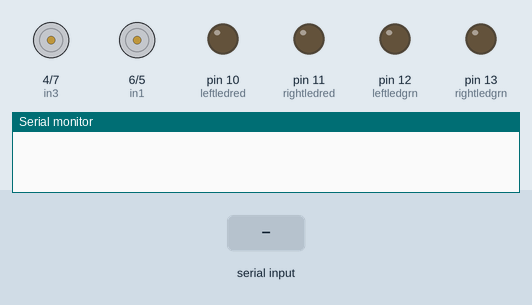
A sketch run on a simulated Arduino Uno, built with avr-gcc and run on an emulated ATmega328P. Shown: motor-driver pin pairs drawn as motors (green arrow = first pin HIGH = forward, orange = second pin HIGH = backward, longer = more drive), output pins drawn as LEDs (lit = HIGH), the last lines printed to the serial monitor. Dashed ring = blinking. The test bench sets the inputs (shaded band).

Above: at 1.2 s.
1.3 s: "4" received over Serial
At 2.35 s:
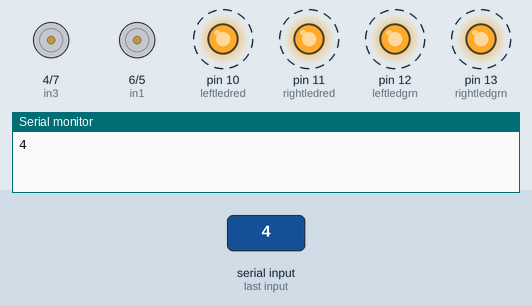
4.3 s: "2" received over Serial
At 6.8 s:
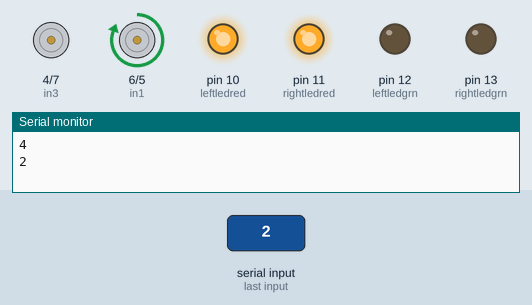
7.1 s: "1" received over Serial
At 8.5 s:
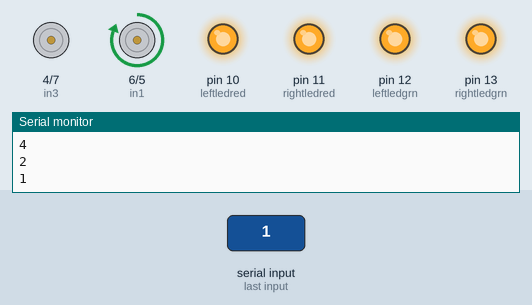
9.1 s: "3" received over Serial
At 9.7 s:
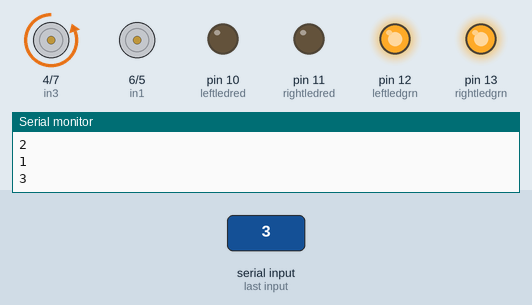
10.6 s: "0" received over Serial
At 11.8 s:
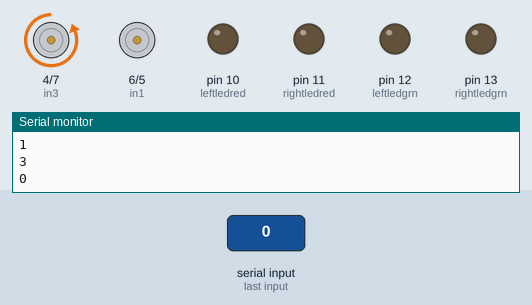
12.1 s: "6" received over Serial
At 13.9 s:
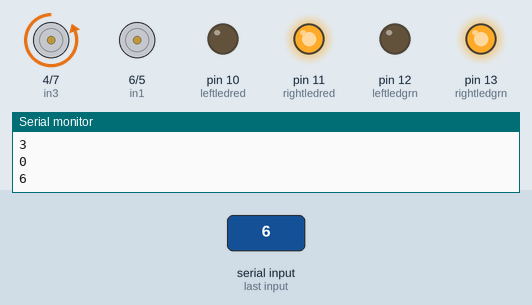
Timing chart, 0 to 15.4 s (numbered marks = the images above; inputs shaded):
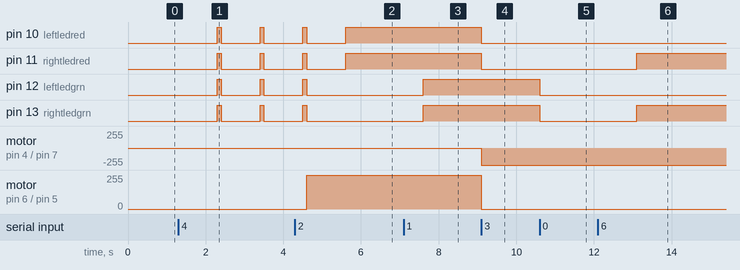

The sketch:

car-home.ino
```cpp
//-------ultrasonic codes-------------
const int triggerpin = 2;//trigger alert pin
const int echopin    = 3;//receive distance from obstacle approaching
long duration,cm;
int limitCm=560;

//----------signal leds--------------xc
const int leftledred  = 10;
const int rightledred = 11;

const int leftledgrn  = 12;
const int rightledgrn = 13;
//-----------------------------------
char data=0;
void setup() {

//------------ultrasonic codes
pinMode(triggerpin,OUTPUT);
pinMode(echopin,INPUT);

//Set pins as outputs
    pinMode(4, OUTPUT);//in3
    pinMode(5, OUTPUT);//in2
    pinMode(6, OUTPUT);//in1
    pinMode(7, OUTPUT);//in4
    pinMode(13,OUTPUT);
    //Motor Control - Motor A: motorPin1,motorpin2 & Motor B: motorpin3,motorpin4
// initialize serial communication at 9600 bits per second:
Serial.begin(9600);

////--------signalling leds--------------
pinMode(leftledred,OUTPUT);
pinMode(rightledred,OUTPUT);
pinMode(leftledgrn,OUTPUT);
pinMode(rightledgrn,OUTPUT);

}
void loop() {
//if some date is sent, reads it and saves in state
if(Serial.available() > 0)
{
  data = Serial.read();

  Serial.println(data);
}

  //-------------------------------------------------------
   if(data == '1')            //Checks whether value of data is equal to 1
   {
      digitalWrite(leftledred, HIGH);  //If value is 1 then LED turns ON
      digitalWrite(rightledred, HIGH);
      digitalWrite(leftledgrn, HIGH);  //If value is 1 then LED turns ON
      digitalWrite(rightledgrn, HIGH);
        digitalWrite(13,HIGH);
   }

   if(data == '0')       //Checks whether value of data is equal to 0
   {
      digitalWrite(leftledred, LOW);
      digitalWrite(rightledred, LOW);
      digitalWrite(leftledgrn, LOW);
      digitalWrite(rightledgrn, LOW);
      digitalWrite(13,LOW);
   }

   if(data =='2')
   {
     //backward
     digitalWrite(8, 180);
     digitalWrite(6, 180);
     digitalWrite(7, 0);
     digitalWrite(9, 0);

     delay(1000);

     digitalWrite(leftledred, HIGH);
     digitalWrite(rightledred, HIGH);
     digitalWrite(leftledgrn, LOW);
     digitalWrite(rightledgrn, LOW);

   }

   if(data =='3')
   {
     //forward
//       digitalWrite(triggerpin,LOW);
//       delayMicroseconds(2);
//       digitalWrite(triggerpin,HIGH);
//       delayMicroseconds(10);
//       digitalWrite(triggerpin,LOW);
//
//       duration=pulseIn(echopin,HIGH);
//       cm     = microSecondsToCentimeters(duration);
//
//       Serial.print(cm);
//       Serial.print("cm");
//       Serial.println();
//       checklimit();
//       delay(100);


     digitalWrite(7, 180);
     digitalWrite(9, 180);
     digitalWrite(6, 0);
     digitalWrite(8, 0);

      digitalWrite(leftledred,  LOW);
      digitalWrite(rightledred, LOW);
      digitalWrite(leftledgrn,  HIGH);
      digitalWrite(rightledgrn, HIGH);

   }

     if(data =='4')
   {
     //stop
     digitalWrite(6, 0);
     digitalWrite(8, 0);
     digitalWrite(9, 0);
     digitalWrite(7, 0);
     delay(1000);

      digitalWrite(leftledred,  HIGH);
      digitalWrite(rightledred, HIGH);
      digitalWrite(leftledgrn,  HIGH);
      digitalWrite(rightledgrn, HIGH);
      delay(100);
      digitalWrite(leftledred,  LOW);
      digitalWrite(rightledred, LOW);
      digitalWrite(leftledgrn,  LOW);
      digitalWrite(rightledgrn, LOW);
   }

       if(data =='6')
   {
     //left
     digitalWrite(9, 0);
     digitalWrite(7, 180);
     digitalWrite(6, 0);
     digitalWrite(8, 0);
     delay(1000);

      digitalWrite(leftledred,  LOW);
      digitalWrite(rightledred, HIGH);
      digitalWrite(leftledgrn,  LOW);
      digitalWrite(rightledgrn, HIGH);

   }

        if(data =='5')
   {
     //right
     digitalWrite(9, 180);
     digitalWrite(7, 0);
     digitalWrite(6, 0);
     digitalWrite(8, 0);
     delay(1000);

      digitalWrite(leftledred,  HIGH);
      digitalWrite(rightledred, LOW);
      digitalWrite(leftledgrn,  HIGH);
      digitalWrite(rightledgrn, LOW);

   }
  }

//
//void checklimit()
//{
//  if(cm < limitCm)
//  {
//     digitalWrite(6,LOW);
//     digitalWrite(7,LOW);
//     digitalWrite(8,LOW);
//     digitalWrite(9,LOW);
//  }
//}
//
//long microSecondsToCentimeters(long microseconds)
//{
//   return microseconds /29/2;
//}
```

Measured:
- after the input at 1.3 s, pin 10 (leftledred), pin 11 (rightledred), pin 12 (leftledgrn), pin 13 (rightledgrn): alternates HIGH for 0.10 s and LOW for 1.0 s, starting after 1.0 s
- after the input at 4.3 s, pin 10 (leftledred), pin 11 (rightledred): goes on until 5.6 s, then stays HIGH; pin 12 (leftledgrn), pin 13 (rightledgrn): goes on until 4.6 s, then stays LOW; motor on pin 6 (in1) / pin 5 (in2): stopped → forward 255/255 after 0.30 s
- after the input at 7.1 s, pin 12 (leftledgrn), pin 13 (rightledgrn): LOW → HIGH after 0.50 s
- after the input at 9.1 s, pin 10 (leftledred), pin 11 (rightledred): HIGH → LOW at once; motor on pin 4 (in3) / pin 7 (in4): stopped → backward 255/255 at once; motor on pin 6 (in1) / pin 5 (in2): forward 255/255 → stopped at once
- after the input at 10.6 s, pin 12 (leftledgrn), pin 13 (rightledgrn): HIGH → LOW at once
- after the input at 12.1 s, pin 11 (rightledred), pin 13 (rightledgrn): LOW → HIGH after 1.0 s
